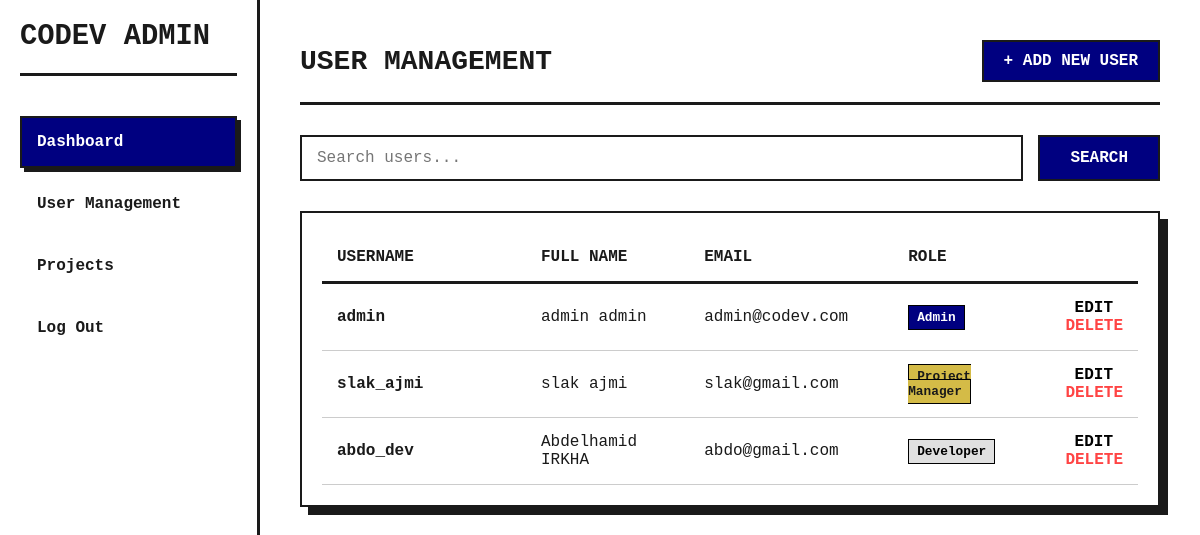
The app's page /admin_dash.php?page=users (signed in), older data.
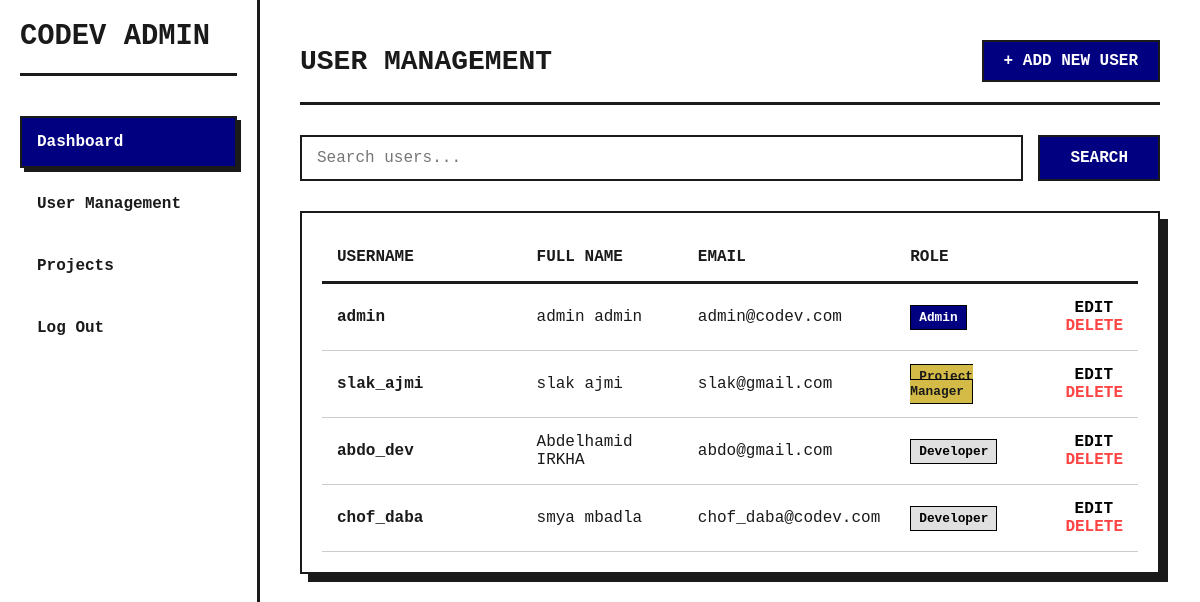
The same page, newer data.
### tables this page shows
CREATE TABLE Users (
    user_id INTEGER PRIMARY KEY AUTOINCREMENT,
    first_name TEXT NOT NULL,
    last_name TEXT NOT NULL,
    username TEXT NOT NULL UNIQUE,
    email TEXT NOT NULL UNIQUE,
    password_hash TEXT NOT NULL,
    role TEXT CHECK(role IN ('Admin', 'Project Manager', 'Developer')) NOT NULL
);

### Includes/functions.php (called while the page is built, shortened)
<?php
    function get_db_connection(){
        $pdo = new PDO('sqlite:codev.db');
        return $pdo;
    }
    function get_users($search = null) {
    $pdo = get_db_connection();
        $sql = "SELECT * FROM users
        order by
        case
        when role = 'Admin' then 0
        when role = 'Project Manager' then 1
        when role = 'Developer' then 2
        else 99 end asc";
        $stmt = $pdo->prepare($sql);
        $stmt->execute();
    return $stmt->fetchAll(PDO::FETCH_ASSOC);
}
?>

### admin_tabs/users.php (the view, shortened to what this page needs)
<?php
    require_once "Includes/functions.php";
    $search = isset($_GET['search']) ? $_GET['search'] : null;
    $users = get_users($search);
?>
<div class="page-header" style="display: flex; justify-content: space-between; align-items: center; margin-bottom: 30px; border-bottom: 3px solid var(--primary); padding-bottom: 20px;">
    <h1 style="margin: 0; text-align: left;">USER MANAGEMENT</h1>
    <a href="?page=users&action=add_user" class="btn" style="width: auto; padding: 10px 20px; margin: 0;">
        + ADD NEW USER
    </a>
</div>
<div class="toolbar" style="margin-bottom: 30px;">
    <form method="GET" action="admin_dash.php" style="display: flex; gap: 15px;">
        <div style="flex-grow: 1;">
            <input type="text"
                   name="search"
                   placeholder="Search users..."
                   value="<?= htmlspecialchars($search) ?>"
                   style="margin: 0;">
        </div>
        <button type="submit" style="width: auto; margin: 0; padding: 0 30px;">
            SEARCH
        </button>
    </form>
</div>
<div class="table-container">
    <table>
        <thead>
            <tr>
                <th style="width: 25%;">Username</th>
                <th style="width: 20%;">Full Name</th>
                <th style="width: 25%;">Email</th>
                <th style="width: 15%;">Role</th>
                <th style="width: 15%; text-align: right;"></th>
            </tr>
        </thead>
        <tbody>
            <?php foreach ($users as $user): ?>
            <tr>
                <td><strong><?= htmlspecialchars($user['username']) ?></strong></td>
                <td><?= htmlspecialchars($user['first_name'] . ' ' . $user['last_name']) ?></td>
                <td><?= htmlspecialchars($user['email']) ?></td>
                <td>
                    <?php
                        $badgeClass = 'badge-dev';
                        if ($user['role'] === 'Admin') $badgeClass = 'badge-admin';
                        if ($user['role'] === 'Project Manager') $badgeClass = 'badge-pm';
                        ?>
                    <span class="badge <?= $badgeClass ?>"
                          style="padding: 4px 8px; border: 1px solid #000; font-size: 0.8rem; font-weight: bold;">
                        <?= htmlspecialchars($user['role']) ?>
                    </span>
                </td>
                <td style="text-align: right;">
                    <a href="?page=users&action=edit_user&id=<?= $user['user_id'] ?>"
                       style="text-decoration: none; color: #000; font-weight: bold; margin-right: 10px;">
                       EDIT
                    </a>
                    <a href="?page=delete_user&id=<?= $user['user_id'] ?>"
                       style="text-decoration: none; color: #ff4444; font-weight: bold;"
                       onclick="return confirm('Are you sure you want to delete this user?');">
                       DELETE
                    </a>
                </td>
            </tr>
            <?php endforeach; ?>
        </tbody>
    </table>
</div>

Row changes from the older to the newer data that the page shows:
added users: username "chof_daba", first_name+last_name "smya mbadla", email "chof_daba@codev.com", role "Developer"
